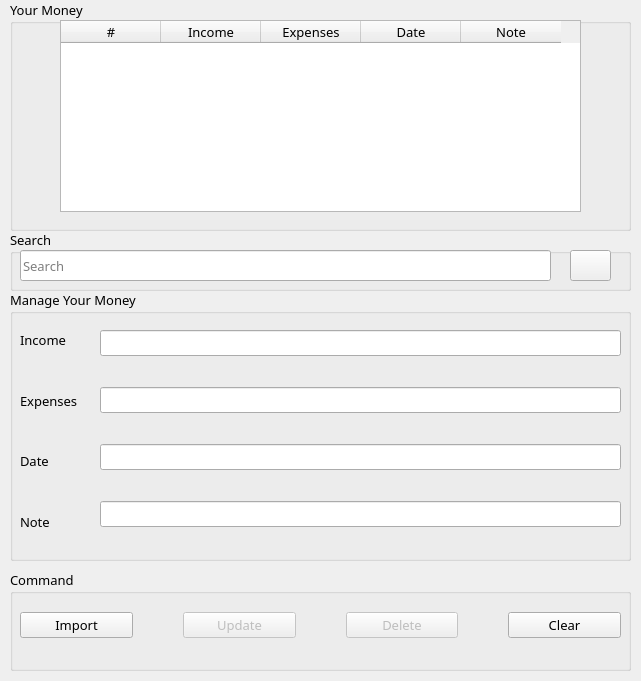
<?xml version="1.0" encoding="UTF-8"?>
<ui version="4.0">
 <class>Form</class>
 <widget class="QWidget" name="Form">
  <property name="geometry">
   <rect>
    <x>0</x>
    <y>0</y>
    <width>641</width>
    <height>681</height>
   </rect>
  </property>
  <property name="font">
   <font>
    <family>Mitr</family>
    <pointsize>10</pointsize>
   </font>
  </property>
  <property name="windowTitle">
   <string>Save Money</string>
  </property>
  <property name="windowIcon">
   <iconset>
    <normaloff>icon64px/coin.png</normaloff>icon64px/coin.png</iconset>
  </property>
  <widget class="QGroupBox" name="groupBox">
   <property name="geometry">
    <rect>
     <x>10</x>
     <y>0</y>
     <width>621</width>
     <height>231</height>
    </rect>
   </property>
   <property name="title">
    <string>Your Money</string>
   </property>
   <widget class="QTableWidget" name="tbMoney">
    <property name="geometry">
     <rect>
      <x>50</x>
      <y>20</y>
      <width>521</width>
      <height>192</height>
     </rect>
    </property>
    <attribute name="horizontalHeaderVisible">
     <bool>true</bool>
    </attribute>
    <attribute name="verticalHeaderVisible">
     <bool>false</bool>
    </attribute>
    <column>
     <property name="text">
      <string>#</string>
     </property>
    </column>
    <column>
     <property name="text">
      <string>Income</string>
     </property>
    </column>
    <column>
     <property name="text">
      <string>Expenses</string>
     </property>
    </column>
    <column>
     <property name="text">
      <string>Date</string>
     </property>
    </column>
    <column>
     <property name="text">
      <string>Note</string>
     </property>
    </column>
   </widget>
  </widget>
  <widget class="QGroupBox" name="groupBox_2">
   <property name="geometry">
    <rect>
     <x>10</x>
     <y>230</y>
     <width>621</width>
     <height>61</height>
    </rect>
   </property>
   <property name="title">
    <string>Search</string>
   </property>
   <widget class="QLineEdit" name="txtSearch">
    <property name="geometry">
     <rect>
      <x>10</x>
      <y>20</y>
      <width>531</width>
      <height>31</height>
     </rect>
    </property>
    <property name="placeholderText">
     <string>Search</string>
    </property>
   </widget>
   <widget class="QPushButton" name="btnSearch">
    <property name="geometry">
     <rect>
      <x>560</x>
      <y>20</y>
      <width>41</width>
      <height>31</height>
     </rect>
    </property>
    <property name="text">
     <string/>
    </property>
    <property name="icon">
     <iconset>
      <normaloff>icon64px/search.png</normaloff>icon64px/search.png</iconset>
    </property>
   </widget>
  </widget>
  <widget class="QGroupBox" name="groupBox_3">
   <property name="geometry">
    <rect>
     <x>10</x>
     <y>290</y>
     <width>621</width>
     <height>271</height>
    </rect>
   </property>
   <property name="title">
    <string>Manage Your Money</string>
   </property>
   <widget class="QWidget" name="layoutWidget">
    <property name="geometry">
     <rect>
      <x>10</x>
      <y>10</y>
      <width>76</width>
      <height>261</height>
     </rect>
    </property>
    <layout class="QVBoxLayout" name="verticalLayout">
     <property name="spacing">
      <number>1</number>
     </property>
     <property name="topMargin">
      <number>10</number>
     </property>
     <property name="bottomMargin">
      <number>10</number>
     </property>
     <item>
      <widget class="QLabel" name="label_2">
       <property name="text">
        <string>Income</string>
       </property>
      </widget>
     </item>
     <item>
      <widget class="QLabel" name="label">
       <property name="text">
        <string>Expenses</string>
       </property>
      </widget>
     </item>
     <item>
      <widget class="QLabel" name="label_3">
       <property name="text">
        <string>Date</string>
       </property>
      </widget>
     </item>
     <item>
      <widget class="QLabel" name="label_4">
       <property name="text">
        <string>Note</string>
       </property>
      </widget>
     </item>
    </layout>
   </widget>
   <widget class="QWidget" name="layoutWidget">
    <property name="geometry">
     <rect>
      <x>90</x>
      <y>10</y>
      <width>521</width>
      <height>261</height>
     </rect>
    </property>
    <layout class="QVBoxLayout" name="verticalLayout_2">
     <property name="spacing">
      <number>1</number>
     </property>
     <property name="topMargin">
      <number>0</number>
     </property>
     <property name="bottomMargin">
      <number>1</number>
     </property>
     <item>
      <widget class="QLineEdit" name="txtIncome"/>
     </item>
     <item>
      <widget class="QLineEdit" name="txtExpenses"/>
     </item>
     <item>
      <widget class="QLineEdit" name="txtDate"/>
     </item>
     <item>
      <widget class="QLineEdit" name="txtNote"/>
     </item>
    </layout>
   </widget>
  </widget>
  <widget class="QGroupBox" name="groupBox_4">
   <property name="geometry">
    <rect>
     <x>10</x>
     <y>570</y>
     <width>621</width>
     <height>101</height>
    </rect>
   </property>
   <property name="title">
    <string>Command</string>
   </property>
   <widget class="QWidget" name="layoutWidget">
    <property name="geometry">
     <rect>
      <x>10</x>
      <y>40</y>
      <width>601</width>
      <height>31</height>
     </rect>
    </property>
    <layout class="QHBoxLayout" name="horizontalLayout">
     <property name="spacing">
      <number>50</number>
     </property>
     <item>
      <widget class="QPushButton" name="btnImport">
       <property name="text">
        <string>Import</string>
       </property>
       <property name="icon">
        <iconset>
         <normaloff>icon64px/download.png</normaloff>icon64px/download.png</iconset>
       </property>
      </widget>
     </item>
     <item>
      <widget class="QPushButton" name="btnUpdate">
       <property name="enabled">
        <bool>false</bool>
       </property>
       <property name="text">
        <string>Update</string>
       </property>
       <property name="icon">
        <iconset>
         <normaloff>icon64px/updated.png</normaloff>icon64px/updated.png</iconset>
       </property>
      </widget>
     </item>
     <item>
      <widget class="QPushButton" name="btnDelete">
       <property name="enabled">
        <bool>false</bool>
       </property>
       <property name="text">
        <string>Delete</string>
       </property>
       <property name="icon">
        <iconset>
         <normaloff>icon64px/bin.png</normaloff>icon64px/bin.png</iconset>
       </property>
      </widget>
     </item>
     <item>
      <widget class="QPushButton" name="btnClear">
       <property name="text">
        <string>Clear</string>
       </property>
       <property name="icon">
        <iconset>
         <normaloff>icon64px/clean.png</normaloff>icon64px/clean.png</iconset>
       </property>
      </widget>
     </item>
    </layout>
   </widget>
  </widget>
 </widget>
 <resources/>
 <connections/>
</ui>
